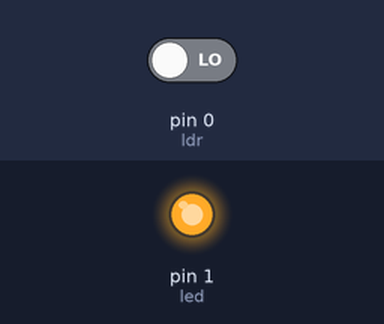
Bench run of a sketch on a simulated Arduino Uno, built with avr-gcc and run on an emulated ATmega328P. Parts: output pins drawn as LEDs (lit = HIGH). Inputs (shaded band) come from the test bench; at power-on: pin 0 (ldr) LOW.

Above: at 1.2 s.
1.3 s: pin 0 (ldr) driven HIGH
At 1.6 s:
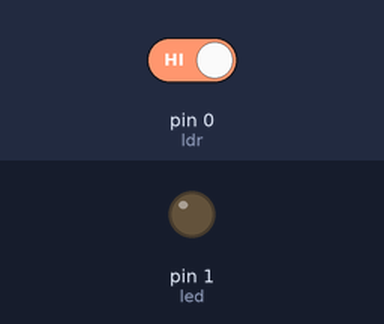
2.8 s: pin 0 (ldr) driven LOW
At 3.9 s:
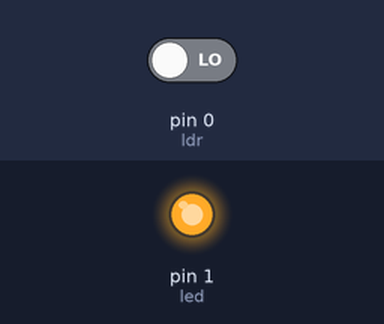
Timing chart, 0 to 5.8 s (numbered marks = the images above; inputs shaded):
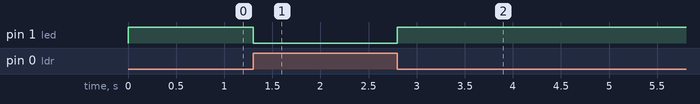

The sketch:

CA2.ino
```cpp
int ldr=0;
int led=1;
int xyz=0;

void setup()
{
  pinMode(ldr, INPUT);
  pinMode(led,OUTPUT);
}

void loop()
{
  xyz=digitalRead(ldr);

  if(xyz==1)
  {
    digitalWrite(led,LOW);
  }

  if(xyz==0)
  {
    digitalWrite(led,HIGH);
  }
}
```

Measured:
- after the input at 1.3 s, pin 1 (led): HIGH → LOW at once
- after the input at 2.8 s, pin 1 (led): LOW → HIGH at once
